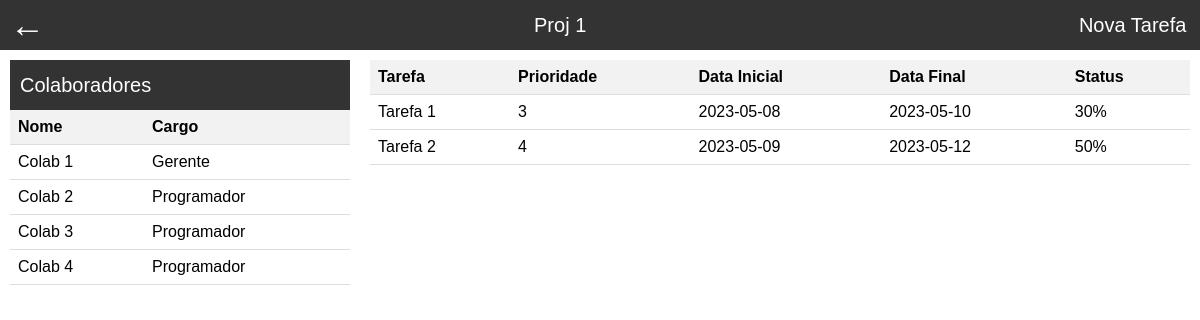
/Projeto/projeto.php?1, run on the app's committed database.
### tables this page shows
CREATE TABLE Projeto (
    id INTEGER PRIMARY KEY AUTO_INCREMENT,
    nome VARCHAR(32),
    status INTEGER,
    descricao VARCHAR(255),
    dataInicio DATE,
    dataPrevista DATE,
    dataFim DATE,
    clienteID INTEGER
);

CREATE TABLE Colaborador (
id INTEGER PRIMARY KEY AUTO_INCREMENT,
nome VARCHAR(32),
email VARCHAR(50),
telefone VARCHAR(14),
departamentoID INTEGER,
cargoID INTEGER
);

CREATE TABLE Cargo (
    id INTEGER PRIMARY KEY AUTO_INCREMENT,
    nome VARCHAR(20)
);

### Projeto/projeto.php (the view, shortened to what this page needs)
<?php $proj_id = parse_url("$_SERVER[REQUEST_URI]", PHP_URL_QUERY);?>
<!DOCTYPE html>
<html>
<head>
</head>
<body>
<?php include("conexao.php");?>
<div class="navbar">
  <ul>
    <li><a href="/"  style="font-size: 35px;margin:10px;">←</a></li>
    <li class="title" style="width:90%;"><?php
    $proj_name = "SELECT Projeto.nome
                  FROM Projeto
                  WHERE Projeto.id = $proj_id";
    $name_r = mysqli_query($mysqli,$proj_name);
    echo mysqli_fetch_assoc($name_r)['nome'];?></li>
    <li class ="button"><a href="/cadastro_tarefa.php?<?php echo $proj_id?>">Nova Tarefa</a></li>
    </ul>
  </div>
  <div class="table-container">
    <table>
      <div class="navbar" style="padding-left: 10px;display:flex;">Colaboradores</div>
      <tr>
        <th>Nome</th>
        <th>Cargo</th>
      </tr>
      <?php
  $result = "SELECT Colaborador.nome AS nome, Cargo.nome AS cargo, Colaborador.id
             FROM Equipe
             INNER JOIN Colaborador ON Equipe.colaboradorID = Colaborador.id
             INNER JOIN Cargo on Colaborador.cargoID = Cargo.id
             WHERE projetoID = $proj_id";
  $resultado = mysqli_query($mysqli, $result);
  while($row = mysqli_fetch_assoc($resultado)){
  ?>
    <tr>
      <td><?php echo $row['nome'];?></td>
      <td><?php echo $row['cargo'];?></td>
    </tr>
  <?php } ?>
    </table>
  </div>
  <div class="table-container2">
    <table>
      <tr>
        <th>Tarefa</th>
        <th>Prioridade</th>
        <th>Data Inicial</th>
        <th>Data Final</th>
        <th>Status</th>
      </tr>
      <?php
  include("conexao.php");
  $result = "SELECT distinct Tarefa.nome, Tarefa.status, Tarefa.dataPrevista, Tarefa.prioridade, Tarefa.dataIni
             FROM Tarefa
             INNER JOIN EquipeTarefa ON EquipeTarefa.tarefaID = Tarefa.id
             INNER JOIN Equipe on EquipeTarefa.EquipeID = Equipe.id
             WHERE Equipe.projetoID = $proj_id";
  $resultado = mysqli_query($mysqli, $result);
  while($row = mysqli_fetch_assoc($resultado)){
  ?>
    <tr >
      <td><?php echo $row['nome'];?></td>
      <td><?php echo $row['prioridade'];?></td>
      <td><?php echo $row['dataIni'];?></td>
      <td><?php echo $row['dataPrevista'];?></td>
      <td><?php echo $row['status'];?>%</td>
    </tr>
  <?php } ?>
    </table>
  </div>
</body>
</html>

### Projeto/projeto.php (style rules this page uses)
body { font-family: Arial, sans-serif; margin: 0; padding: 0; }
.navbar { background-color: #333; height: 50px; font-size: 20px; color: white; align-items: center; }
.navbar ul { list-style-type: none; margin: 0; padding: 0; display: flex; align-items: center; height: 100%; }
.navbar li { text-align: center; }
.navbar li:last-child { justify-self: center; }
.table-container { width: 30%; float: left; box-sizing: border-box; padding: 10px; }
.table-container2 { width: 70%; float: left; box-sizing: border-box; padding: 10px; }
.button { width: 12%; }
table { width: 100%; border-collapse: collapse; }
th, td { padding: 8px; text-align: left; border-bottom: 1px solid #ddd; }
th { background-color: #f2f2f2; }
a { color: white; text-decoration: none; }

### data on the page
projeto: nome "Proj 1"
colaborador: nome "Colab 1", cargoID.nome "Gerente"
colaborador: nome "Colab 2", cargoID.nome "Programador"
colaborador: nome "Colab 3", cargoID.nome "Programador"
colaborador: nome "Colab 4", cargoID.nome "Programador"

### other printed values
$row['nome'] "Tarefa 1"
$row['prioridade'] "3"
$row['dataIni'] "2023-05-08"
$row['dataPrevista'] "2023-05-10"
$row['status'] "30"
$row['nome'] "Tarefa 2"
$row['prioridade'] "4"
$row['dataIni'] "2023-05-09"
$row['dataPrevista'] "2023-05-12"
$row['status'] "50"
